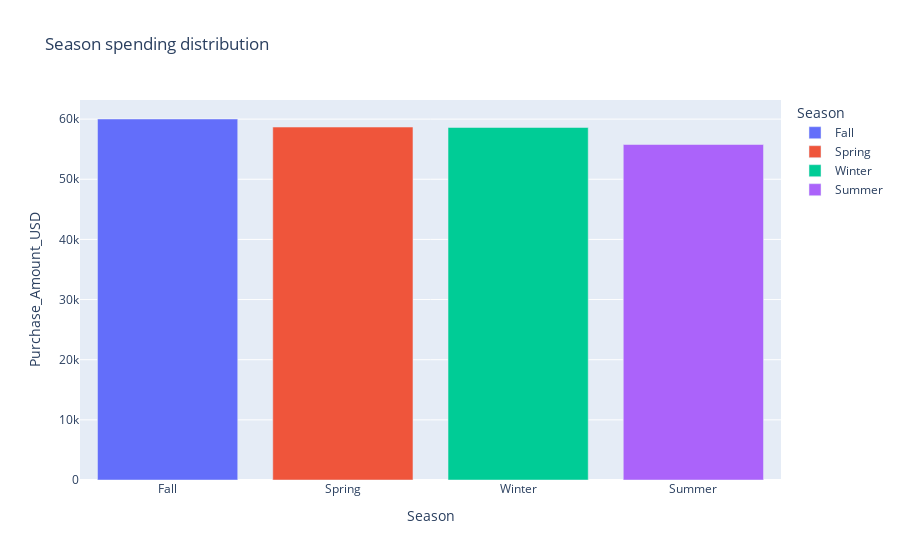

Notebook code for this chart:
### Code cell
px.bar(season_total, x='Season', y='Purchase_Amount_USD', color='Season', title='Season spending distribution')

### Figure 1 — Plotly figure (JSON) as saved in the notebook; plotly's stock layout.template omitted (floating-point values rounded to 4 significant figures)
{"data": [{"hovertemplate": "Season=%{x}<br>Purchase_Amount_USD=%{y}<extra></extra>", "legendgroup": "Fall", "marker": {"color": "#636efa", "pattern": {"shape": ""}}, "name": "Fall", "orientation": "v", "showlegend": true, "textposition": "auto", "type": "bar", "x": ["Fall"], "xaxis": "x", "y": [60018], "yaxis": "y"}, {"hovertemplate": "Season=%{x}<br>Purchase_Amount_USD=%{y}<extra></extra>", "legendgroup": "Spring", "marker": {"color": "#EF553B", "pattern": {"shape": ""}}, "name": "Spring", "orientation": "v", "showlegend": true, "textposition": "auto", "type": "bar", "x": ["Spring"], "xaxis": "x", "y": [58679], "yaxis": "y"}, {"hovertemplate": "Season=%{x}<br>Purchase_Amount_USD=%{y}<extra></extra>", "legendgroup": "Winter", "marker": {"color": "#00cc96", "pattern": {"shape": ""}}, "name": "Winter", "orientation": "v", "showlegend": true, "textposition": "auto", "type": "bar", "x": ["Winter"], "xaxis": "x", "y": [58607], "yaxis": "y"}, {"hovertemplate": "Season=%{x}<br>Purchase_Amount_USD=%{y}<extra></extra>", "legendgroup": "Summer", "marker": {"color": "#ab63fa", "pattern": {"shape": ""}}, "name": "Summer", "orientation": "v", "showlegend": true, "textposition": "auto", "type": "bar", "x": ["Summer"], "xaxis": "x", "y": [55777], "yaxis": "y"}], "layout": {"barmode": "relative", "legend": {"title": {"text": "Season"}, "tracegroupgap": 0}, "title": {"text": "Season spending distribution"}, "xaxis": {"anchor": "y", "categoryarray": ["Fall", "Spring", "Winter", "Summer"], "categoryorder": "array", "domain": [0, 1], "title": {"text": "Season"}}, "yaxis": {"anchor": "x", "domain": [0, 1], "title": {"text": "Purchase_Amount_USD"}}}}
